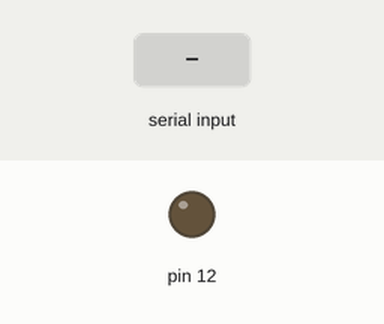
This sketch was run on a simulated Arduino Uno, built with avr-gcc and run on an emulated ATmega328P. Shown: output pins drawn as LEDs (lit = HIGH). The test bench sets the inputs (shaded band). What the sketch prints to the serial monitor is not drawn.

Above: at 1.2 s.
1.3 s: "F\n" received over Serial
At 2.5 s:
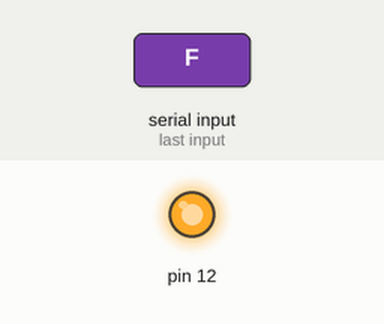
2.8 s: byte 66 ('B') received over Serial
At 3.9 s:
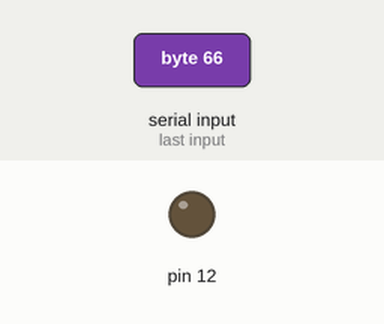
Timing chart, 0 to 5.8 s (numbered marks = the images above; inputs shaded):
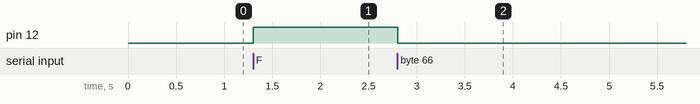

Measured:
- after the input at 1.3 s, pin 12: LOW → HIGH at once
- after the input at 2.8 s, pin 12: HIGH → LOW at once

The sketch:

sketch_mar20a.ino
```cpp
char Incoming_value = 0;

void setup() {
 Serial.begin(9600);
 pinMode(12,OUTPUT);

}

void loop() {

  Incoming_value = Serial.read();
  Serial.print(Incoming_value);
  Serial.print("\n");
  if(Incoming_value == 'F'){
    digitalWrite(12,HIGH);
    }
   else if(Incoming_value == 'B'){
    digitalWrite(12,LOW);
   }


}
```
